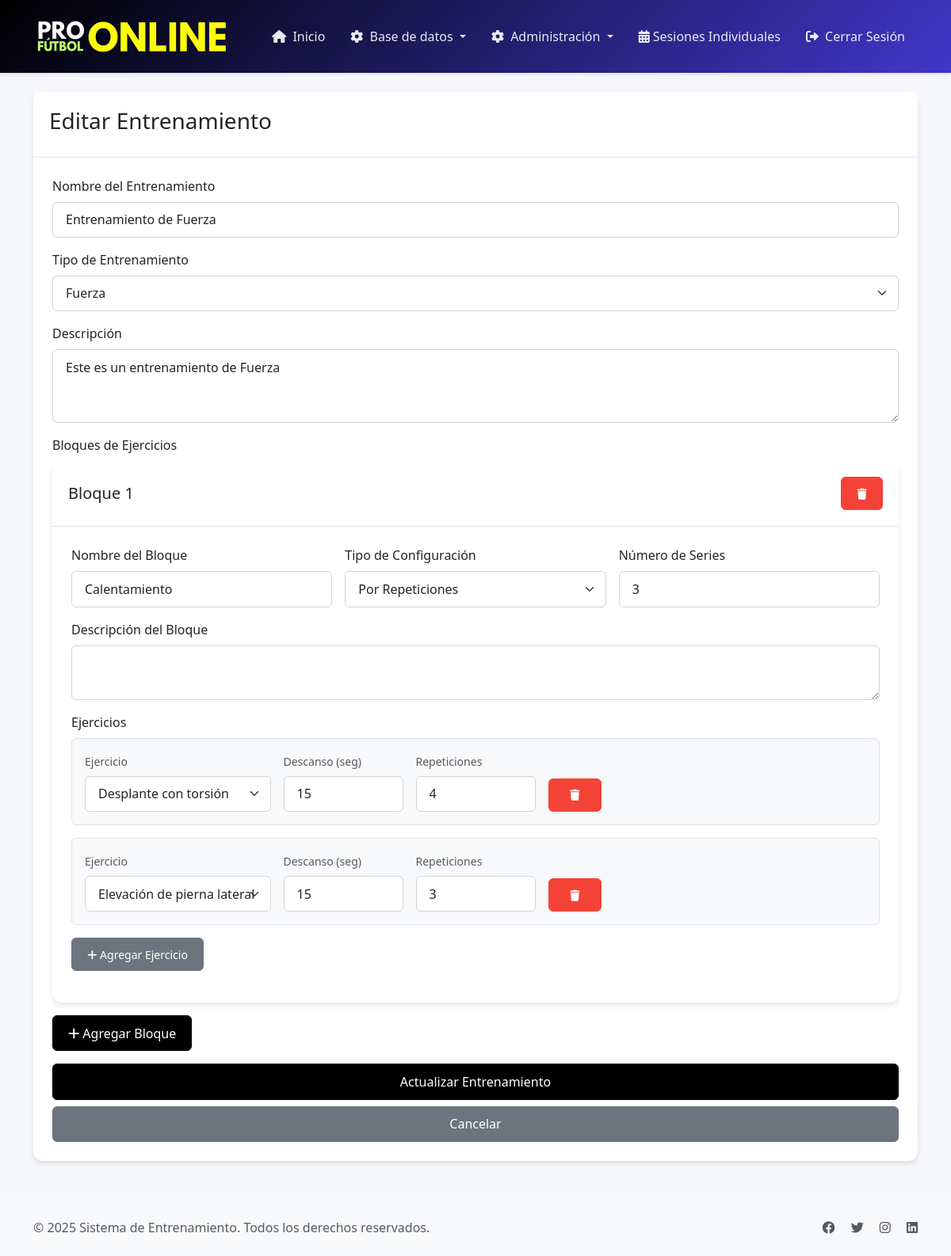
The app's page /entrenamientos/editar/11 (signed in) with its own data.
### tables this page shows
CREATE TABLE `entrenamientos` (
  `id` int NOT NULL,
  `nombre` varchar(100) NOT NULL,
  `descripcion` text,
  `tipo` int NOT NULL,
  `creado_por` int NOT NULL,
  `created_at` timestamp NULL DEFAULT CURRENT_TIMESTAMP
);

CREATE TABLE `tipos_ejercicios` (
  `id` int NOT NULL,
  `nombre` varchar(100) NOT NULL,
  `descripcion` text,
  `color` varchar(7) NOT NULL,
  `icono` varchar(50) NOT NULL,
  `created_at` timestamp NULL DEFAULT CURRENT_TIMESTAMP
);

CREATE TABLE `entrenamiento_bloques` (
  `id` int NOT NULL,
  `entrenamiento_id` int NOT NULL,
  `nombre` varchar(100) NOT NULL,
  `descripcion` text,
  `orden` int NOT NULL,
  `created_at` timestamp NULL DEFAULT CURRENT_TIMESTAMP,
  `serie` int NOT NULL DEFAULT '1' COMMENT 'Número de veces que se repite el bloque'
);

CREATE TABLE `entrenamiento_ejercicios` (
  `id` int NOT NULL,
  `entrenamiento_id` int NOT NULL,
  `ejercicio_id` int NOT NULL,
  `tiempo` int DEFAULT NULL,
  `repeticiones` int DEFAULT NULL,
  `tiempo_descanso` int NOT NULL,
  `tipo_configuracion` enum('tiempo','repeticiones','repeticiones_reserva') DEFAULT 'repeticiones',
  `peso_kg` decimal(5,2) DEFAULT NULL,
  `repeticiones_por_hacer` int DEFAULT NULL,
  `orden` int NOT NULL,
  `created_at` timestamp NULL DEFAULT CURRENT_TIMESTAMP,
  `bloque_id` int DEFAULT NULL
);

CREATE TABLE `ejercicios` (
  `id` int NOT NULL,
  `nombre` varchar(100) NOT NULL,
  `descripcion` text,
  `tipo_id` int NOT NULL,
  `video_url` varchar(255) DEFAULT NULL,
  `created_at` timestamp NULL DEFAULT CURRENT_TIMESTAMP
);

### views/entrenamientos/editar.php (the view, shortened to what the rows shown need)
<?php require_once 'views/layouts/header.php'; ?>
<div class="container mt-4">
    <div class="row justify-content-center">
        <div class="col-md-12">
            <div class="card">
                <div class="card-header">
                    <h3>Editar Entrenamiento</h3>
                </div>
                <div class="card-body">
                    <form method="POST" action="/entrenamientos/editar/<?php echo $entrenamiento['id']; ?>" id="editarEntrenamientoForm" novalidate>
                        <div class="mb-3">
                            <label for="nombre" class="form-label">Nombre del Entrenamiento</label>
                            <input type="text" class="form-control" id="nombre" name="nombre"
                                   value="<?php echo htmlspecialchars($entrenamiento['nombre']); ?>" required>
                        </div>
                        <div class="mb-3">
                            <label for="tipo" class="form-label">Tipo de Entrenamiento</label>
                            <select class="form-select" id="tipo" name="tipo" required>
                                <?php foreach ($tipos_ejercicios as $tipo): ?>
                                    <option value="<?php echo $tipo['id']; ?>" <?php echo $entrenamiento['tipo'] == $tipo['id'] ? 'selected' : ''; ?>>
                                        <?php echo htmlspecialchars($tipo['nombre']); ?>
                                    </option>
                                <?php endforeach; ?>
                            </select>
                        </div>
                        <div class="mb-3">
                            <label for="descripcion" class="form-label">Descripción</label>
                            <textarea class="form-control" id="descripcion" name="descripcion" rows="3" required><?php
                                echo htmlspecialchars($entrenamiento['descripcion']);
                            ?></textarea>
                        </div>
                        <div class="mb-3">
                            <label class="form-label">Bloques de Ejercicios</label>
                            <div id="bloques-container">
                                <?php if (isset($entrenamiento['bloques']) && is_array($entrenamiento['bloques'])): ?>
                                    <?php foreach ($entrenamiento['bloques'] as $bloqueIndex => $bloque): ?>
                                        <div class="bloque-ejercicios card mb-3" data-bloque-index="<?php echo $bloqueIndex; ?>">
                                            <div class="card-header d-flex justify-content-between align-items-center">
                                                <h5 class="mb-0">Bloque <?php echo (int)$bloqueIndex + 1; ?></h5>
                                                <button type="button" class="btn btn-danger btn-sm eliminar-bloque">
                                                    <i class="fas fa-trash"></i>
                                                </button>
                                            </div>
                                            <div class="card-body">
                                                <div class="row g-3 mb-3">
                                                    <div class="col-md-4">
                                                        <label class="form-label">Nombre del Bloque</label>
                                                        <input type="text" class="form-control" name="bloques[<?php echo $bloqueIndex; ?>][nombre]"
                                                               value="<?php echo htmlspecialchars($bloque['nombre']); ?>" required>
                                                    </div>
                                                    <div class="col-md-4">
                                                        <label class="form-label">Tipo de Configuración</label>
                                                        <?php
                                                        $primerEjercicio = isset($bloque['ejercicios'][0]) ? $bloque['ejercicios'][0] : null;
                                                        $tipoConfiguracion = $primerEjercicio ? ($primerEjercicio['tipo_configuracion'] ?? 'repeticiones') : 'repeticiones';
                                                        ?>
                                                        <select class="form-select tipo-configuracion-bloque" name="bloques[<?php echo $bloqueIndex; ?>][tipo_configuracion]" required>
                                                            <option value="repeticiones" <?php echo $tipoConfiguracion == 'repeticiones' ? 'selected' : ''; ?>>Por Repeticiones</option>
                                                        </select>
                                                    </div>
                                                    <div class="col-md-4">
                                                        <label class="form-label">Número de Series</label>
                                                        <input type="number" class="form-control" name="bloques[<?php echo $bloqueIndex; ?>][serie]"
                                                               placeholder="Número de series" min="1" value="<?php echo htmlspecialchars($bloque['serie'] ?? 1); ?>" required>
                                                    </div>
                                                </div>
                                                <div class="mb-3">
                                                    <label class="form-label">Descripción del Bloque</label>
                                                    <textarea class="form-control" name="bloques[<?php echo $bloqueIndex; ?>][descripcion]" rows="2"><?php
                                                    ?></textarea>
                                                </div>
                                                <div class="mb-3">
                                                    <label class="form-label">Ejercicios</label>
                                                    <div class="ejercicios-container">
                                                        <?php if (isset($bloque['ejercicios']) && is_array($bloque['ejercicios'])): ?>
                                                            <?php foreach ($bloque['ejercicios'] as $ejercicioIndex => $ejercicio): ?>
                                                                <div class="ejercicio-item mb-3 p-3 border rounded bg-light" data-ejercicio-index="<?php echo $ejercicioIndex; ?>">
                                                                    <div class="row g-3 align-items-end">
                                                                        <div class="col-md-3">
                                                                            <label class="form-label small text-muted">Ejercicio</label>
                                                                            <select class="form-select ejercicio-select" name="bloques[<?php echo $bloqueIndex; ?>][ejercicios][<?php echo $ejercicioIndex; ?>][ejercicio_id]" required>
                                                                                <?php foreach ($ejercicios as $ej): ?>
                                                                                    <option value="<?php echo $ej['id']; ?>"
                                                                                            <?php echo $ejercicio['ejercicio_id'] == $ej['id'] ? 'selected' : ''; ?>>
                                                                                        <?php echo htmlspecialchars($ej['nombre']); ?>
                                                                                    </option>
                                                                                <?php endforeach; ?>
                                                                            </select>
                                                                        </div>
                                                                        <div class="col-md-2">
                                                                            <label class="form-label small text-muted">Descanso (seg)</label>
                                                                            <input type="number" class="form-control" name="bloques[<?php echo $bloqueIndex; ?>][ejercicios][<?php echo $ejercicioIndex; ?>][tiempo_descanso]"
                                                                                   placeholder="60" min="0"
                                                                                   value="<?php echo htmlspecialchars($ejercicio['tiempo_descanso'] ?? 60); ?>">
                                                                        </div>
                                                                        <div class="col-md-2" style="display: <?php echo ($ejercicio['tipo_configuracion'] ?? 'repeticiones') != 'tiempo' ? 'block' : 'none'; ?>;">
                                                                            <label class="form-label small text-muted campo-repeticiones-label">Repeticiones</label>
                                                                            <input type="number" class="form-control campo-repeticiones" name="bloques[<?php echo $bloqueIndex; ?>][ejercicios][<?php echo $ejercicioIndex; ?>][repeticiones]"
                                                                                   placeholder="Ej: 12" min="1"
                                                                                   value="<?php echo htmlspecialchars($ejercicio['repeticiones'] ?? ''); ?>">
                                                                        </div>
                                                                        <div class="col-md-1">
                                                                            <button type="button" class="btn btn-danger btn-sm w-100 eliminar-ejercicio">
                                                                                <i class="fas fa-trash"></i>
                                                                            </button>
                                                                        </div>
                                                                    </div>
                                                                </div>
                                                            <?php endforeach; ?>
                                                        <?php endif; ?>
                                                    </div>
                                                    <button type="button" class="btn btn-secondary btn-sm agregar-ejercicio">
                                                        <i class="fas fa-plus"></i> Agregar Ejercicio
                                                    </button>
                                                </div>
                                            </div>
                                        </div>
                                    <?php endforeach; ?>
                                <?php endif; ?>
                            </div>
                            <button type="button" class="btn btn-primary" id="agregar-bloque">
                                <i class="fas fa-plus"></i> Agregar Bloque
                            </button>
                        </div>
                        <div class="d-grid gap-2">
                            <button type="submit" class="btn btn-primary">Actualizar Entrenamiento</button>
                            <a href="/entrenamientos" class="btn btn-secondary">Cancelar</a>
                        </div>
                    </form>
                </div>
            </div>
        </div>
    </div>
</div>
<?php require_once 'views/layouts/footer.php'; ?>
<?php require_once 'views/layouts/footer.php'; ?>

### records on screen
entrenamientos: nombre "Entrenamiento de Fuerza", tipo "Fuerza", descripcion "Este es un entrenamiento de Fuerza"
entrenamiento_bloques: bloqueIndex "1", nombre "Calentamiento", serie "3"
entrenamiento_ejercicios: ejercicio.nombre "Desplante con torsión", tiempo_descanso "15", repeticiones "4"
entrenamiento_ejercicios: ejercicio.nombre "Elevación de pierna lateral", tiempo_descanso "15", repeticiones "3"
